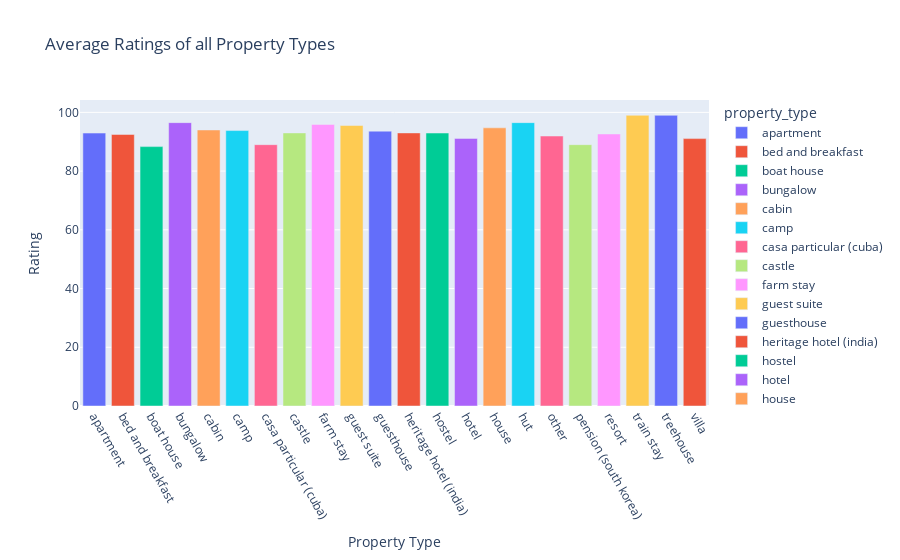

Source (notebook cell):
### Code cell
# Average Ratings of all Property Types

grouped_data = airbnb_df.groupby('property_type')['rating'].mean().reset_index()
pt_rating_df = pd.DataFrame(grouped_data)

# Plotly Express bar chart with hovering
fig = px.bar(grouped_data, x='property_type', y='rating', color='property_type',
                title='Average Ratings of all Property Types',
                labels={'Property_type': 'property Type', 'Rating': 'rating'},
                hover_name='property_type', hover_data={'rating': True})

# Customize layout if needed
fig.update_layout(xaxis_title='Property Type', yaxis_title='Rating', xaxis_tickangle=60)

# Show the plot
fig.show()

### Figure 1 — Plotly figure (JSON) as saved in the notebook; plotly's stock layout.template omitted (floating-point values rounded to 4 significant figures)
{"data": [{"alignmentgroup": "True", "hovertemplate": "<b>%{hovertext}</b><br><br>property_type=%{x}<br>rating=%{y}<extra></extra>", "hovertext": ["apartment"], "legendgroup": "apartment", "marker": {"color": "#636efa", "pattern": {"shape": ""}}, "name": "apartment", "offsetgroup": "apartment", "orientation": "v", "showlegend": true, "textposition": "auto", "type": "bar", "x": ["apartment"], "xaxis": "x", "y": [92.95], "yaxis": "y"}, {"alignmentgroup": "True", "hovertemplate": "<b>%{hovertext}</b><br><br>property_type=%{x}<br>rating=%{y}<extra></extra>", "hovertext": ["bed and breakfast"], "legendgroup": "bed and breakfast", "marker": {"color": "#EF553B", "pattern": {"shape": ""}}, "name": "bed and breakfast", "offsetgroup": "bed and breakfast", "orientation": "v", "showlegend": true, "textposition": "auto", "type": "bar", "x": ["bed and breakfast"], "xaxis": "x", "y": [92.48], "yaxis": "y"}, {"alignmentgroup": "True", "hovertemplate": "<b>%{hovertext}</b><br><br>property_type=%{x}<br>rating=%{y}<extra></extra>", "hovertext": ["boat house"], "legendgroup": "boat house", "marker": {"color": "#00cc96", "pattern": {"shape": ""}}, "name": "boat house", "offsetgroup": "boat house", "orientation": "v", "showlegend": true, "textposition": "auto", "type": "bar", "x": ["boat house"], "xaxis": "x", "y": [88.33], "yaxis": "y"}, {"alignmentgroup": "True", "hovertemplate": "<b>%{hovertext}</b><br><br>property_type=%{x}<br>rating=%{y}<extra></extra>", "hovertext": ["bungalow"], "legendgroup": "bungalow", "marker": {"color": "#ab63fa", "pattern": {"shape": ""}}, "name": "bungalow", "offsetgroup": "bungalow", "orientation": "v", "showlegend": true, "textposition": "auto", "type": "bar", "x": ["bungalow"], "xaxis": "x", "y": [96.5], "yaxis": "y"}, {"alignmentgroup": "True", "hovertemplate": "<b>%{hovertext}</b><br><br>property_type=%{x}<br>rating=%{y}<extra></extra>", "hovertext": ["cabin"], "legendgroup": "cabin", "marker": {"color": "#FFA15A", "pattern": {"shape": ""}}, "name": "cabin", "offsetgroup": "cabin", "orientation": "v", "showlegend": true, "textposition": "auto", "type": "bar", "x": ["cabin"], "xaxis": "x", "y": [94], "yaxis": "y"}, {"alignmentgroup": "True", "hovertemplate": "<b>%{hovertext}</b><br><br>property_type=%{x}<br>rating=%{y}<extra></extra>", "hovertext": ["camp"], "legendgroup": "camp", "marker": {"color": "#19d3f3", "pattern": {"shape": ""}}, "name": "camp", "offsetgroup": "camp", "orientation": "v", "showlegend": true, "textposition": "auto", "type": "bar", "x": ["camp"], "xaxis": "x", "y": [93.8], "yaxis": "y"}, {"alignmentgroup": "True", "hovertemplate": "<b>%{hovertext}</b><br><br>property_type=%{x}<br>rating=%{y}<extra></extra>", "hovertext": ["casa particular (cuba)"], "legendgroup": "casa particular (cuba)", "marker": {"color": "#FF6692", "pattern": {"shape": ""}}, "name": "casa particular (cuba)", "offsetgroup": "casa particular (cuba)", "orientation": "v", "showlegend": true, "textposition": "auto", "type": "bar", "x": ["casa particular (cuba)"], "xaxis": "x", "y": [89], "yaxis": "y"}, {"alignmentgroup": "True", "hovertemplate": "<b>%{hovertext}</b><br><br>property_type=%{x}<br>rating=%{y}<extra></extra>", "hovertext": ["castle"], "legendgroup": "castle", "marker": {"color": "#B6E880", "pattern": {"shape": ""}}, "name": "castle", "offsetgroup": "castle", "orientation": "v", "showlegend": true, "textposition": "auto", "type": "bar", "x": ["castle"], "xaxis": "x", "y": [93], "yaxis": "y"}, {"alignmentgroup": "True", "hovertemplate": "<b>%{hovertext}</b><br><br>property_type=%{x}<br>rating=%{y}<extra></extra>", "hovertext": ["farm stay"], "legendgroup": "farm stay", "marker": {"color": "#FF97FF", "pattern": {"shape": ""}}, "name": "farm stay", "offsetgroup": "farm stay", "orientation": "v", "showlegend": true, "textposition": "auto", "type": "bar", "x": ["farm stay"], "xaxis": "x", "y": [95.89], "yaxis": "y"}, {"alignmentgroup": "True", "hovertemplate": "<b>%{hovertext}</b><br><br>property_type=%{x}<br>rating=%{y}<extra></extra>", "hovertext": ["guest suite"], "legendgroup": "guest suite", "marker": {"color": "#FECB52", "pattern": {"shape": ""}}, "name": "guest suite", "offsetgroup": "guest suite", "orientation": "v", "showlegend": true, "textposition": "auto", "type": "bar", "x": ["guest suite"], "xaxis": "x", "y": [95.52], "yaxis": "y"}, {"alignmentgroup": "True", "hovertemplate": "<b>%{hovertext}</b><br><br>property_type=%{x}<br>rating=%{y}<extra></extra>", "hovertext": ["guesthouse"], "legendgroup": "guesthouse", "marker": {"color": "#636efa", "pattern": {"shape": ""}}, "name": "guesthouse", "offsetgroup": "guesthouse", "orientation": "v", "showlegend": true, "textposition": "auto", "type": "bar", "x": ["guesthouse"], "xaxis": "x", "y": [93.6], "yaxis": "y"}, {"alignmentgroup": "True", "hovertemplate": "<b>%{hovertext}</b><br><br>property_type=%{x}<br>rating=%{y}<extra></extra>", "hovertext": ["heritage hotel (india)"], "legendgroup": "heritage hotel (india)", "marker": {"color": "#EF553B", "pattern": {"shape": ""}}, "name": "heritage hotel (india)", "offsetgroup": "heritage hotel (india)", "orientation": "v", "showlegend": true, "textposition": "auto", "type": "bar", "x": ["heritage hotel (india)"], "xaxis": "x", "y": [93], "yaxis": "y"}, {"alignmentgroup": "True", "hovertemplate": "<b>%{hovertext}</b><br><br>property_type=%{x}<br>rating=%{y}<extra></extra>", "hovertext": ["hostel"], "legendgroup": "hostel", "marker": {"color": "#00cc96", "pattern": {"shape": ""}}, "name": "hostel", "offsetgroup": "hostel", "orientation": "v", "showlegend": true, "textposition": "auto", "type": "bar", "x": ["hostel"], "xaxis": "x", "y": [92.96], "yaxis": "y"}, {"alignmentgroup": "True", "hovertemplate": "<b>%{hovertext}</b><br><br>property_type=%{x}<br>rating=%{y}<extra></extra>", "hovertext": ["hotel"], "legendgroup": "hotel", "marker": {"color": "#ab63fa", "pattern": {"shape": ""}}, "name": "hotel", "offsetgroup": "hotel", "orientation": "v", "showlegend": true, "textposition": "auto", "type": "bar", "x": ["hotel"], "xaxis": "x", "y": [91.14], "yaxis": "y"}, {"alignmentgroup": "True", "hovertemplate": "<b>%{hovertext}</b><br><br>property_type=%{x}<br>rating=%{y}<extra></extra>", "hovertext": ["house"], "legendgroup": "house", "marker": {"color": "#FFA15A", "pattern": {"shape": ""}}, "name": "house", "offsetgroup": "house", "orientation": "v", "showlegend": true, "textposition": "auto", "type": "bar", "x": ["house"], "xaxis": "x", "y": [94.73], "yaxis": "y"}, {"alignmentgroup": "True", "hovertemplate": "<b>%{hovertext}</b><br><br>property_type=%{x}<br>rating=%{y}<extra></extra>", "hovertext": ["hut"], "legendgroup": "hut", "marker": {"color": "#19d3f3", "pattern": {"shape": ""}}, "name": "hut", "offsetgroup": "hut", "orientation": "v", "showlegend": true, "textposition": "auto", "type": "bar", "x": ["hut"], "xaxis": "x", "y": [96.5], "yaxis": "y"}, {"alignmentgroup": "True", "hovertemplate": "<b>%{hovertext}</b><br><br>property_type=%{x}<br>rating=%{y}<extra></extra>", "hovertext": ["other"], "legendgroup": "other", "marker": {"color": "#FF6692", "pattern": {"shape": ""}}, "name": "other", "offsetgroup": "other", "orientation": "v", "showlegend": true, "textposition": "auto", "type": "bar", "x": ["other"], "xaxis": "x", "y": [91.94], "yaxis": "y"}, {"alignmentgroup": "True", "hovertemplate": "<b>%{hovertext}</b><br><br>property_type=%{x}<br>rating=%{y}<extra></extra>", "hovertext": ["pension (south korea)"], "legendgroup": "pension (south korea)", "marker": {"color": "#B6E880", "pattern": {"shape": ""}}, "name": "pension (south korea)", "offsetgroup": "pension (south korea)", "orientation": "v", "showlegend": true, "textposition": "auto", "type": "bar", "x": ["pension (south korea)"], "xaxis": "x", "y": [89], "yaxis": "y"}, {"alignmentgroup": "True", "hovertemplate": "<b>%{hovertext}</b><br><br>property_type=%{x}<br>rating=%{y}<extra></extra>", "hovertext": ["resort"], "legendgroup": "resort", "marker": {"color": "#FF97FF", "pattern": {"shape": ""}}, "name": "resort", "offsetgroup": "resort", "orientation": "v", "showlegend": true, "textposition": "auto", "type": "bar", "x": ["resort"], "xaxis": "x", "y": [92.64], "yaxis": "y"}, {"alignmentgroup": "True", "hovertemplate": "<b>%{hovertext}</b><br><br>property_type=%{x}<br>rating=%{y}<extra></extra>", "hovertext": ["train stay"], "legendgroup": "train stay", "marker": {"color": "#FECB52", "pattern": {"shape": ""}}, "name": "train stay", "offsetgroup": "train stay", "orientation": "v", "showlegend": true, "textposition": "auto", "type": "bar", "x": ["train stay"], "xaxis": "x", "y": [99], "yaxis": "y"}, {"alignmentgroup": "True", "hovertemplate": "<b>%{hovertext}</b><br><br>property_type=%{x}<br>rating=%{y}<extra></extra>", "hovertext": ["treehouse"], "legendgroup": "treehouse", "marker": {"color": "#636efa", "pattern": {"shape": ""}}, "name": "treehouse", "offsetgroup": "treehouse", "orientation": "v", "showlegend": true, "textposition": "auto", "type": "bar", "x": ["treehouse"], "xaxis": "x", "y": [99], "yaxis": "y"}, {"alignmentgroup": "True", "hovertemplate": "<b>%{hovertext}</b><br><br>property_type=%{x}<br>rating=%{y}<extra></extra>", "hovertext": ["villa"], "legendgroup": "villa", "marker": {"color": "#EF553B", "pattern": {"shape": ""}}, "name": "villa", "offsetgroup": "villa", "orientation": "v", "showlegend": true, "textposition": "auto", "type": "bar", "x": ["villa"], "xaxis": "x", "y": [91.06], "yaxis": "y"}], "layout": {"barmode": "relative", "legend": {"title": {"text": "property_type"}, "tracegroupgap": 0}, "title": {"text": "Average Ratings of all Property Types"}, "xaxis": {"anchor": "y", "categoryarray": ["apartment", "bed and breakfast", "boat house", "bungalow", "cabin", "camp", "casa particular (cuba)", "castle", "farm stay", "guest suite", "guesthouse", "heritage hotel (india)", "hostel", "hotel", "house", "hut", "other", "pension (south korea)", "resort", "train stay", "treehouse", "villa"], "categoryorder": "array", "domain": [0, 1], "tickangle": 60, "title": {"text": "Property Type"}}, "yaxis": {"anchor": "x", "domain": [0, 1], "title": {"text": "Rating"}}}}
